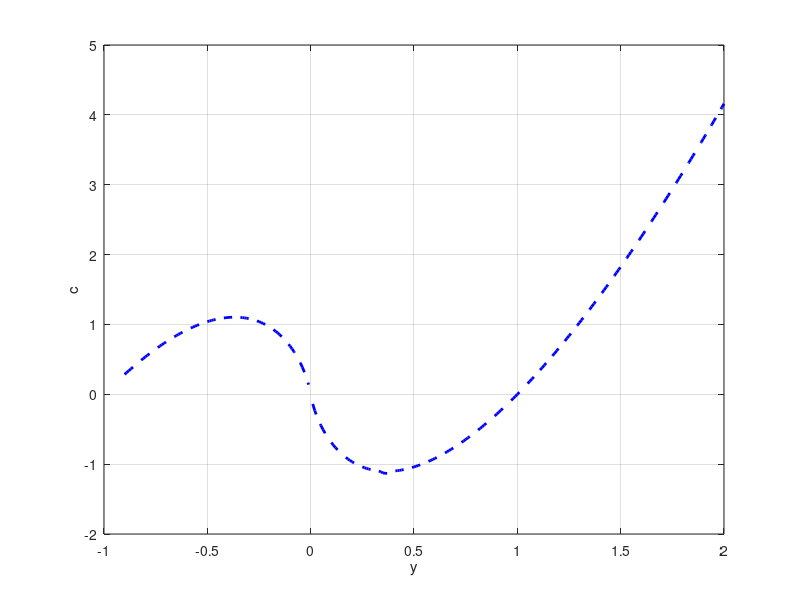

The MATLAB source for this figure:
ed = 2.71828;
y = -0.9 : 0.01 : 2;

% Added '.' before '*' and before '^'
c = 3 * y .* log(y) - (1 / 36) * exp(-(36 * y - (36 / ed)).^4);

% Using real(c) to safely handle the negative y values in log(y)
plot(y, real(c), "b--", "LineWidth", 2)
grid on;
xlabel("y");
ylabel("c");
